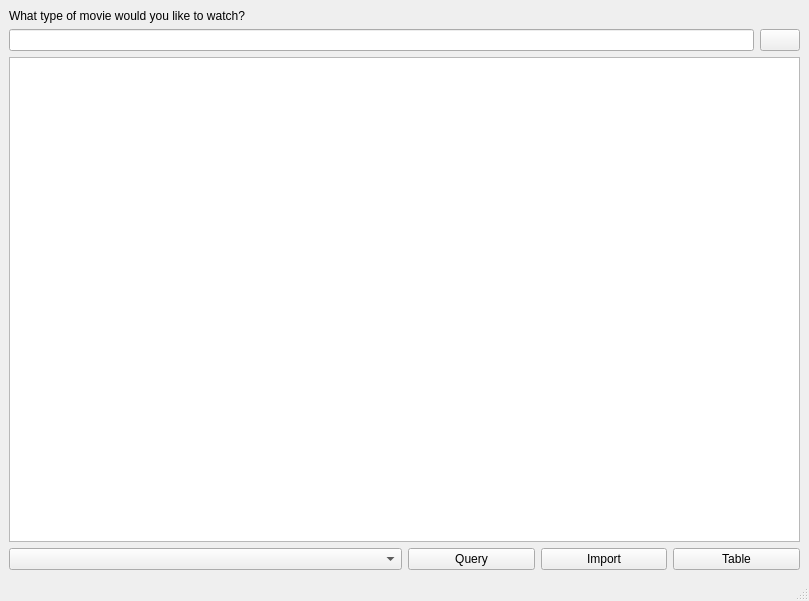
<?xml version="1.0" encoding="UTF-8"?>
<ui version="4.0">
 <class>MainWindow</class>
 <widget class="QMainWindow" name="MainWindow">
  <property name="geometry">
   <rect>
    <x>0</x>
    <y>0</y>
    <width>809</width>
    <height>601</height>
   </rect>
  </property>
  <property name="windowTitle">
   <string>MainWindow</string>
  </property>
  <widget class="QWidget" name="centralwidget">
   <layout class="QGridLayout" name="gridLayout_2">
    <item row="3" column="0">
     <layout class="QHBoxLayout" name="horizontalLayout_2">
      <item>
       <widget class="QComboBox" name="datasets">
        <property name="sizePolicy">
         <sizepolicy hsizetype="Minimum" vsizetype="Fixed">
          <horstretch>0</horstretch>
          <verstretch>0</verstretch>
         </sizepolicy>
        </property>
       </widget>
      </item>
      <item>
       <layout class="QHBoxLayout" name="horizontalLayout_3">
        <item>
         <widget class="QPushButton" name="openQuery">
          <property name="text">
           <string>Query</string>
          </property>
         </widget>
        </item>
        <item>
         <widget class="QPushButton" name="openImport">
          <property name="text">
           <string>Import</string>
          </property>
         </widget>
        </item>
        <item>
         <widget class="QPushButton" name="openTable">
          <property name="text">
           <string>Table</string>
          </property>
         </widget>
        </item>
       </layout>
      </item>
     </layout>
    </item>
    <item row="1" column="0">
     <layout class="QHBoxLayout" name="horizontalLayout">
      <item>
       <widget class="QLineEdit" name="movieRequest"/>
      </item>
      <item>
       <widget class="QPushButton" name="startRequest">
        <property name="text">
         <string/>
        </property>
       </widget>
      </item>
     </layout>
    </item>
    <item row="2" column="0">
     <widget class="QTableWidget" name="tableWidget"/>
    </item>
    <item row="0" column="0">
     <widget class="QLabel" name="label">
      <property name="text">
       <string>What type of movie would you like to watch?</string>
      </property>
     </widget>
    </item>
   </layout>
  </widget>
  <widget class="QMenuBar" name="menubar">
   <property name="geometry">
    <rect>
     <x>0</x>
     <y>0</y>
     <width>809</width>
     <height>21</height>
    </rect>
   </property>
  </widget>
  <widget class="QStatusBar" name="statusbar"/>
 </widget>
 <resources/>
 <connections/>
</ui>
